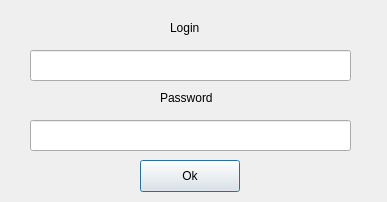
<?xml version="1.0" encoding="UTF-8"?>
<ui version="4.0">
 <class>LoginPopup</class>
 <widget class="QDialog" name="LoginPopup">
  <property name="geometry">
   <rect>
    <x>0</x>
    <y>0</y>
    <width>387</width>
    <height>202</height>
   </rect>
  </property>
  <property name="windowTitle">
   <string>Dialog</string>
  </property>
  <widget class="QLineEdit" name="LoginLine">
   <property name="geometry">
    <rect>
     <x>30</x>
     <y>50</y>
     <width>321</width>
     <height>31</height>
    </rect>
   </property>
  </widget>
  <widget class="QLineEdit" name="PasswordLine">
   <property name="geometry">
    <rect>
     <x>30</x>
     <y>120</y>
     <width>321</width>
     <height>31</height>
    </rect>
   </property>
  </widget>
  <widget class="QLabel" name="label">
   <property name="geometry">
    <rect>
     <x>170</x>
     <y>20</y>
     <width>171</width>
     <height>16</height>
    </rect>
   </property>
   <property name="text">
    <string>Login</string>
   </property>
  </widget>
  <widget class="QLabel" name="label_2">
   <property name="geometry">
    <rect>
     <x>160</x>
     <y>90</y>
     <width>171</width>
     <height>16</height>
    </rect>
   </property>
   <property name="text">
    <string>Password</string>
   </property>
  </widget>
  <widget class="QPushButton" name="Ok">
   <property name="geometry">
    <rect>
     <x>140</x>
     <y>160</y>
     <width>100</width>
     <height>32</height>
    </rect>
   </property>
   <property name="text">
    <string>Ok</string>
   </property>
  </widget>
 </widget>
 <resources/>
 <connections/>
</ui>
